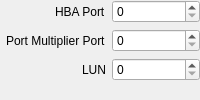
     <widget class="QWidget" name="sata_tab">
      <attribute name="icon">
       <iconset theme="drive-harddisk"/>
      </attribute>
      <attribute name="title">
       <string>SATA</string>
      </attribute>
      <attribute name="toolTip">
       <string>SATA settings.</string>
      </attribute>
      <attribute name="whatsThis">
       <string>&lt;html&gt;&lt;head/&gt;&lt;body&gt;&lt;p&gt;SATA settings.&lt;/p&gt;&lt;/body&gt;&lt;/html&gt;</string>
      </attribute>
      <layout class="QFormLayout" name="sata_layout">
       <property name="fieldGrowthPolicy">
        <enum>QFormLayout::FieldGrowthPolicy::ExpandingFieldsGrow</enum>
       </property>
       <property name="labelAlignment">
        <set>Qt::AlignmentFlag::AlignRight|Qt::AlignmentFlag::AlignTrailing|Qt::AlignmentFlag::AlignVCenter</set>
       </property>
       <property name="leftMargin">
        <number>6</number>
       </property>
       <property name="topMargin">
        <number>0</number>
       </property>
       <property name="rightMargin">
        <number>0</number>
       </property>
       <property name="bottomMargin">
        <number>0</number>
       </property>
       <item row="0" column="0">
        <widget class="QLabel" name="sata_hba_port_number_label">
         <property name="toolTip">
          <string>The HBA port number that facilitates the connection to the device or a port multiplier. The value 0xFFFF is reserved.</string>
         </property>
         <property name="statusTip">
          <string>HBA Port</string>
         </property>
         <property name="whatsThis">
          <string>&lt;html&gt;&lt;head/&gt;&lt;body&gt;&lt;p&gt;The HBA port number that facilitates the connection to the device or a port multiplier. The value 0xFFFF is reserved.&lt;/p&gt;&lt;/body&gt;&lt;/html&gt;</string>
         </property>
         <property name="text">
          <string>HBA Port</string>
         </property>
        </widget>
       </item>
       <item row="0" column="1">
        <widget class="QSpinBox" name="sata_hba_port_number">
         <property name="sizePolicy">
          <sizepolicy hsizetype="Expanding" vsizetype="Fixed">
           <horstretch>0</horstretch>
           <verstretch>0</verstretch>
          </sizepolicy>
         </property>
         <property name="toolTip">
          <string>The HBA port number that facilitates the connection to the device or a port multiplier. The value 0xFFFF is reserved.</string>
         </property>
         <property name="statusTip">
          <string>HBA Port</string>
         </property>
         <property name="whatsThis">
          <string>&lt;html&gt;&lt;head/&gt;&lt;body&gt;&lt;p&gt;The HBA port number that facilitates the connection to the device or a port multiplier. The value 0xFFFF is reserved.&lt;/p&gt;&lt;/body&gt;&lt;/html&gt;</string>
         </property>
         <property name="minimum">
          <number>0</number>
         </property>
         <property name="maximum">
          <number>65534</number>
         </property>
        </widget>
       </item>
       <item row="1" column="0">
        <widget class="QLabel" name="sata_port_multiplier_port_number_label">
         <property name="toolTip">
          <string>The Port multiplier port number that facilitates the connection to the device. Must be set to 0xFFFF if the device is directly connected to the HBA.</string>
         </property>
         <property name="statusTip">
          <string>Port Multiplier Port</string>
         </property>
         <property name="whatsThis">
          <string>&lt;html&gt;&lt;head/&gt;&lt;body&gt;&lt;p&gt;The Port multiplier port number that facilitates the connection to the device. Must be set to 0xFFFF if the device is directly connected to the HBA.&lt;/p&gt;&lt;/body&gt;&lt;/html&gt;</string>
         </property>
         <property name="text">
          <string>Port Multiplier Port</string>
         </property>
        </widget>
       </item>
       <item row="1" column="1">
        <widget class="QSpinBox" name="sata_port_multiplier_port_number">
         <property name="sizePolicy">
          <sizepolicy hsizetype="Expanding" vsizetype="Fixed">
           <horstretch>0</horstretch>
           <verstretch>0</verstretch>
          </sizepolicy>
         </property>
         <property name="toolTip">
          <string>The Port multiplier port number that facilitates the connection to the device. Must be set to 0xFFFF if the device is directly connected to the HBA.</string>
         </property>
         <property name="statusTip">
          <string>Port Multiplier Port</string>
         </property>
         <property name="whatsThis">
          <string>&lt;html&gt;&lt;head/&gt;&lt;body&gt;&lt;p&gt;The Port multiplier port number that facilitates the connection to the device. Must be set to 0xFFFF if the device is directly connected to the HBA.&lt;/p&gt;&lt;/body&gt;&lt;/html&gt;</string>
         </property>
         <property name="minimum">
          <number>0</number>
         </property>
         <property name="maximum">
          <number>65535</number>
         </property>
        </widget>
       </item>
       <item row="2" column="0">
        <widget class="QLabel" name="sata_lun_label">
         <property name="toolTip">
          <string>Logical Unit Number.</string>
         </property>
         <property name="statusTip">
          <string>LUN</string>
         </property>
         <property name="whatsThis">
          <string>&lt;html&gt;&lt;head/&gt;&lt;body&gt;&lt;p&gt;Logical Unit Number.&lt;/p&gt;&lt;/body&gt;&lt;/html&gt;</string>
         </property>
         <property name="text">
          <string>LUN</string>
         </property>
        </widget>
       </item>
       <item row="2" column="1">
        <widget class="QSpinBox" name="sata_lun">
         <property name="sizePolicy">
          <sizepolicy hsizetype="Expanding" vsizetype="Fixed">
           <horstretch>0</horstretch>
           <verstretch>0</verstretch>
          </sizepolicy>
         </property>
         <property name="toolTip">
          <string>Logical Unit Number.</string>
         </property>
         <property name="statusTip">
          <string>LUN</string>
         </property>
         <property name="whatsThis">
          <string>&lt;html&gt;&lt;head/&gt;&lt;body&gt;&lt;p&gt;Logical Unit Number.&lt;/p&gt;&lt;/body&gt;&lt;/html&gt;</string>
         </property>
         <property name="minimum">
          <number>0</number>
         </property>
         <property name="maximum">
          <number>65535</number>
         </property>
        </widget>
       </item>
      </layout>
     </widget>
